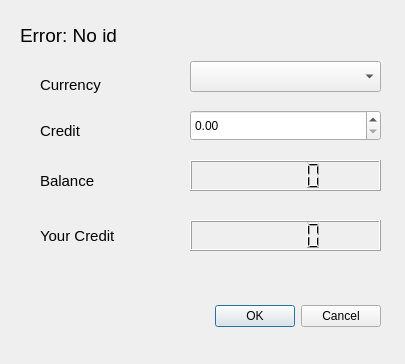
<?xml version="1.0" encoding="UTF-8"?>
<ui version="4.0">
 <class>FriendDetailsDialog</class>
 <widget class="QDialog" name="FriendDetailsDialog">
  <property name="geometry">
   <rect>
    <x>0</x>
    <y>0</y>
    <width>405</width>
    <height>364</height>
   </rect>
  </property>
  <property name="windowTitle">
   <string>Dialog</string>
  </property>
  <widget class="QDialogButtonBox" name="buttonBox">
   <property name="geometry">
    <rect>
     <x>40</x>
     <y>300</y>
     <width>341</width>
     <height>32</height>
    </rect>
   </property>
   <property name="orientation">
    <enum>Qt::Horizontal</enum>
   </property>
   <property name="standardButtons">
    <set>QDialogButtonBox::Cancel|QDialogButtonBox::Ok</set>
   </property>
  </widget>
  <widget class="QLabel" name="label">
   <property name="geometry">
    <rect>
     <x>20</x>
     <y>20</y>
     <width>361</width>
     <height>31</height>
    </rect>
   </property>
   <property name="font">
    <font>
     <pointsize>14</pointsize>
    </font>
   </property>
   <property name="text">
    <string>Error: No id</string>
   </property>
  </widget>
  <widget class="QComboBox" name="currencySelector">
   <property name="geometry">
    <rect>
     <x>190</x>
     <y>61</y>
     <width>191</width>
     <height>31</height>
    </rect>
   </property>
  </widget>
  <widget class="QLabel" name="label_2">
   <property name="geometry">
    <rect>
     <x>40</x>
     <y>75</y>
     <width>131</width>
     <height>20</height>
    </rect>
   </property>
   <property name="font">
    <font>
     <pointsize>11</pointsize>
    </font>
   </property>
   <property name="text">
    <string>Currency</string>
   </property>
  </widget>
  <widget class="QDoubleSpinBox" name="creditSpinBox">
   <property name="geometry">
    <rect>
     <x>190</x>
     <y>110</y>
     <width>191</width>
     <height>31</height>
    </rect>
   </property>
   <property name="decimals">
    <number>2</number>
   </property>
   <property name="maximum">
    <double>1000000.000000000000000</double>
   </property>
  </widget>
  <widget class="QLCDNumber" name="balance">
   <property name="geometry">
    <rect>
     <x>190</x>
     <y>160</y>
     <width>191</width>
     <height>31</height>
    </rect>
   </property>
  </widget>
  <widget class="QLabel" name="label_4">
   <property name="geometry">
    <rect>
     <x>40</x>
     <y>170</y>
     <width>91</width>
     <height>21</height>
    </rect>
   </property>
   <property name="font">
    <font>
     <pointsize>11</pointsize>
    </font>
   </property>
   <property name="text">
    <string>Balance</string>
   </property>
  </widget>
  <widget class="QLabel" name="label_3">
   <property name="geometry">
    <rect>
     <x>40</x>
     <y>120</y>
     <width>131</width>
     <height>21</height>
    </rect>
   </property>
   <property name="font">
    <font>
     <pointsize>11</pointsize>
    </font>
   </property>
   <property name="text">
    <string>Credit</string>
   </property>
  </widget>
  <widget class="QLCDNumber" name="yourCredit">
   <property name="geometry">
    <rect>
     <x>190</x>
     <y>220</y>
     <width>191</width>
     <height>31</height>
    </rect>
   </property>
  </widget>
  <widget class="QLabel" name="label_6">
   <property name="geometry">
    <rect>
     <x>40</x>
     <y>220</y>
     <width>131</width>
     <height>31</height>
    </rect>
   </property>
   <property name="font">
    <font>
     <pointsize>11</pointsize>
    </font>
   </property>
   <property name="text">
    <string>Your Credit</string>
   </property>
  </widget>
 </widget>
 <resources/>
 <connections>
  <connection>
   <sender>buttonBox</sender>
   <signal>accepted()</signal>
   <receiver>FriendDetailsDialog</receiver>
   <slot>accept()</slot>
   <hints>
    <hint type="sourcelabel">
     <x>248</x>
     <y>254</y>
    </hint>
    <hint type="destinationlabel">
     <x>157</x>
     <y>274</y>
    </hint>
   </hints>
  </connection>
  <connection>
   <sender>buttonBox</sender>
   <signal>rejected()</signal>
   <receiver>FriendDetailsDialog</receiver>
   <slot>reject()</slot>
   <hints>
    <hint type="sourcelabel">
     <x>316</x>
     <y>260</y>
    </hint>
    <hint type="destinationlabel">
     <x>286</x>
     <y>274</y>
    </hint>
   </hints>
  </connection>
 </connections>
</ui>
